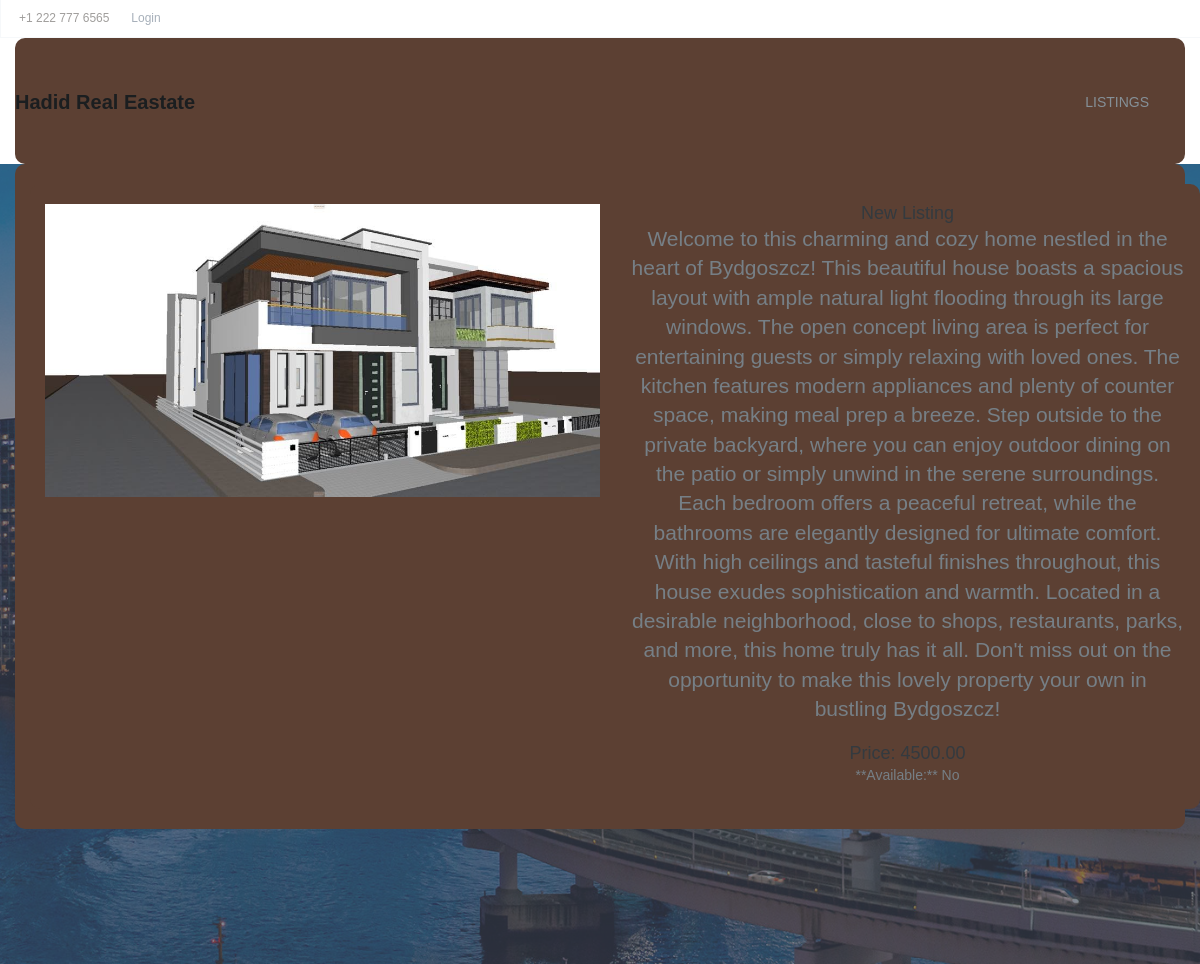
/1/, run on the app's committed database.
### listings/models.py (models this page shows, shortened)
class Listing(models.Model):
    title = models.CharField(max_length=200)
    description = models.TextField()
    price = models.DecimalField(max_digits=10, decimal_places=2)
    available = models.BooleanField(default=True)
    main_img = models.ImageField(upload_to='images/', blank=True, null=True)
    created_at = models.DateTimeField(auto_now_add=True)
    updated_at = models.DateTimeField(auto_now=True)
    reserved_by_id = models.IntegerField(null=True, blank=True)
    status = models.CharField(
        max_length=20,
        choices=[(status.name,status.value) for status in OrderStatus],
        default= OrderStatus.PENDING.name
    )

### listings/views.py (the view)
# urls.py: path('<int:pk>/', views.listing_detail, name='listing_detail'),
def listing_detail(request, pk):
    listing = get_object_or_404(Listing, pk=pk)
    users = User.objects.all() if request.user.is_superuser else None
    context = {
        'listing': listing,
        'users': users,
    }
    return render(request, 'listings/listing_detail.html', context)

### real_estate/templates/listings/listing_detail.html (shortened to what this page needs)
{% extends 'base.html' %}
{% block content %}
    <div class="container mt-4">
        <div class="row">
            <div class="col-md-6">
                {% load static %}
                {% if listing.main_img %}
                    <img alt="Listing Image" class="img-fluid" src="{{ listing.main_img.url }}">
                {% else %}
                    <img alt="Listing Image" class="img-fluid" src='/media/images/no_image.jpeg'>
                {% endif %}
            </div>
            <div class="col-md-6">
                <h2>{{ listing.title }}</h2>
                <p class="lead">{{ listing.description }}</p>
                <h3>Price: {{ listing.price }}</h3>
                <p>**Available:** {% if listing.available %}Yes{% else %}No{% endif %}</p>
            </div>
        </div>
    </div>
{% endblock %}

### real_estate/static/css/mystyle.css (style rules this page uses)
body { font-family: 'Helvetica Neue', Arial, sans-serif; background-color: #5C4033; color: #050505; }
.container { max-width: 1200px; margin: auto; background-color: #5C4033; padding: 20px; border-radius: 10px; color: #050505; }

### listings/static/css/bootsnav.css (style rules this page uses)
body { -webkit-transition: all 0.3s ease-in-out; -moz-transition: all 0.3s ease-in-out; -o-transition: all 0.3s ease-in-out; -ms-transition: all 0.3s ease-in-out; transition: all 0.3s ease-in-out; }

### listings/static/css/style.css (style rules this page uses)
* { padding: 0; margin: 0; }
* { -webkit-box-sizing:border-box; -moz-box-sizing:border-box; -o-box-sizing:border-box; -ms-box-sizing:border-box; box-sizing:border-box; }
body { font-family: 'Poppins', sans-serif; font-size:14px; color:#a09e9c; text-transform:initial; max-width:1920px; margin:0 auto; overflow-x:hidden; }
h1,h2,h3,h4,h5,h6 { margin: 0; color:#343a3f; font-size: 18px; font-weight: 500; text-transform: capitalize; }
p { margin: 0; color:#767f86; font-size:14px; line-height: 1.8; text-transform: initial; }
img { border:none;max-width:100%; height:auto; }
html,body { height: 100%; }

### data on the page
Listing: main_img (picture), description "Welcome to this charming and cozy home nestled in the heart of Bydgoszcz! This beautiful house boasts a spacious layout with ample natural light flooding through its large windows. The open concept living area is perfect for entertaining guests or simply relaxing with loved ones. The kitchen features modern appliances and plenty of counter space, making meal prep a breeze. Step outside to the private backyard, where you can enjoy outdoor dining on the patio or simply unwind in the serene surroundings. Each bedroom offers a peaceful retreat, while the bathrooms are elegantly designed for ultimate comfort. With high ceilings and tasteful finishes throughout, this house exudes sophistication…"
